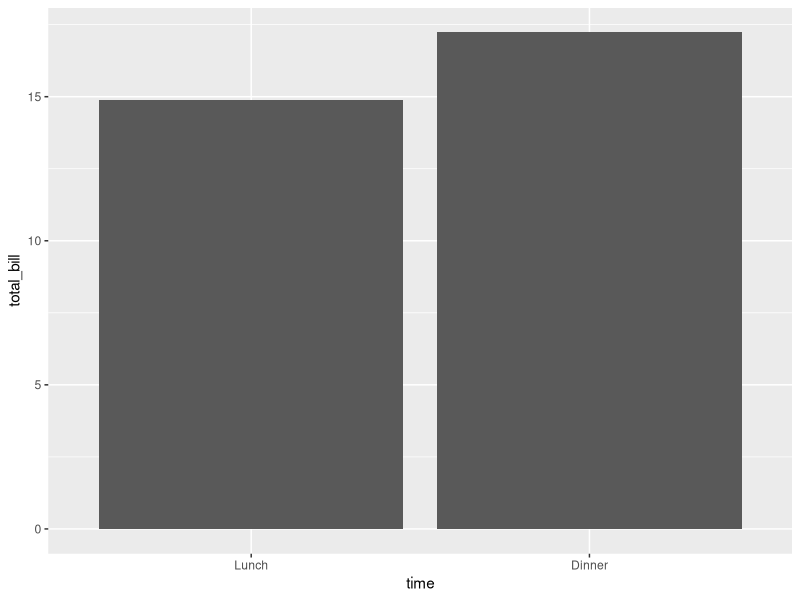
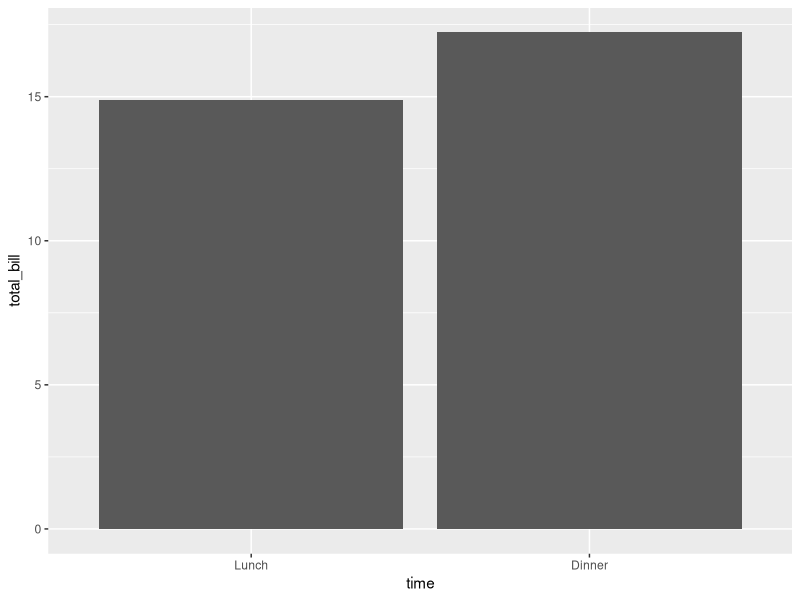

These figures' R source, in order:
## ---- chunk 1
library(ggplot2)
dat <- data.frame(
  time = factor(c("Lunch","Dinner"), levels=c("Lunch","Dinner")),
  total_bill = c(14.89, 17.23)
)
knitr::kable(dat)
## ---- chunk 2
ggplot(data=dat, aes(x=time, y=total_bill)) +
  geom_bar(stat="identity")
## ---- chunk 3
ggplot(data=dat, aes(x=time, y=total_bill)) +
  geom_bar(stat="identity")
